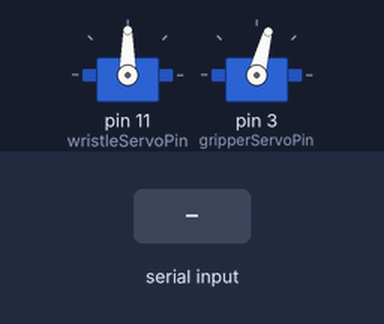
Bench run of a sketch on a simulated Arduino Uno, built with avr-gcc and run on an emulated ATmega328P. Shown: 2 × servo. The test bench sets the inputs (shaded band). What the sketch prints to the serial monitor is not drawn.

Above: at 1.2 s.
1.3 s: "1 1\n" received over Serial
At 2.2 s:
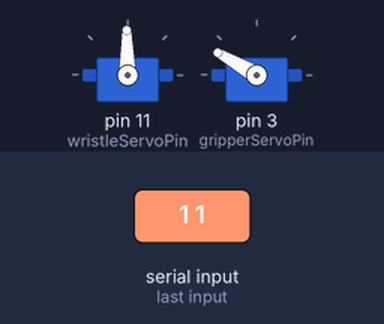
2.8 s: "90 45\n" received over Serial
At 3.3 s:
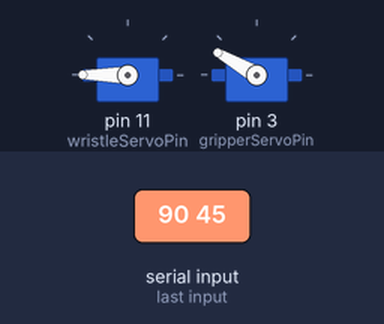
4.3 s: "30 150\n" received over Serial
At 5.5 s:
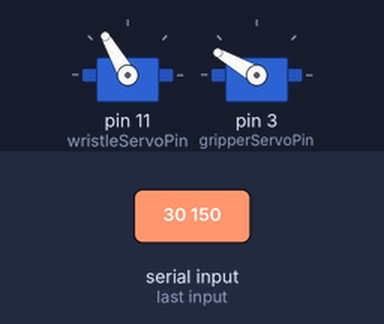
5.8 s: "1 150\n" received over Serial
At 6.8 s:
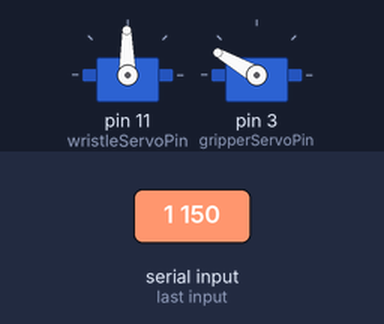
Timing chart, 0 to 8.3 s (numbered marks = the images above; inputs shaded):
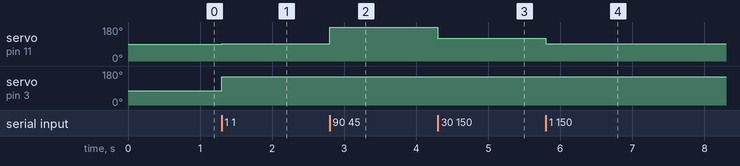

The sketch:

serial_test_wg_UNO.ino
```cpp
#include <Servo.h>

Servo wristleServo;
Servo gripperServo;

// 핀 설정
const int wristleServoPin = 11;
const int gripperServoPin = 3;

// 그리퍼 서보 각도 설정
const int ANGLE_GRIPPER_OPEN   = 150;
const int ANGLE_GRIPPER_CLOSED = 75;

void setup() {
  Serial.begin(115200);            // Mega와 통신

  wristleServo.attach(wristleServoPin);
  gripperServo.attach(gripperServoPin);

  // 초기 위치
  wristleServo.write(90);                    // 손목 서보: 중앙(0°)
  gripperServo.write(ANGLE_GRIPPER_CLOSED);  // 그리퍼 서보: 닫힘(150°)

  Serial.println(F("UNO 준비 완료! 형식: \"각도(-90~90) 그리퍼_명령(0/1)\" 예) \"30 1\""));
}

void loop() {
  if (Serial.available()) {
    String input = Serial.readStringUntil('\n');
    input.trim();

    // 공백으로 분리
    int sep = input.indexOf(' ');
    if (sep == -1) {
      Serial.print(F("❌ 잘못된 입력: "));
      Serial.println(input);
      return;
    }

    String angleStr = input.substring(0, sep);
    String gripCmd  = input.substring(sep + 1);

    /* ---------- 손목 서보 (wristleServo) ---------- */
    int inputAngle = angleStr.toInt();
    if (inputAngle < -90 || inputAngle > 90) {
      Serial.println(F("⚠️ 손목 값은 -90 ~ 90° 사이여야 합니다!"));
    } else {
      int mappedAngle = inputAngle + 90;
      wristleServo.write(mappedAngle);
      Serial.print(F("✅ 손목 서보 이동: "));
      Serial.println(mappedAngle);
    }

    /* ---------- 그리퍼 서보 (gripperServo) ---------- */
    if (gripCmd == "1") {
      gripperServo.write(ANGLE_GRIPPER_OPEN);
      Serial.println(F("✅ 그리퍼 열림 (150°)"));
    } else if (gripCmd == "0") {
      gripperServo.write(ANGLE_GRIPPER_CLOSED);
      Serial.println(F("✅ 그리퍼 닫힘 (75°)"));
    } else {
      Serial.print(F("⚠️ 그리퍼 명령 오류: "));
      Serial.println(gripCmd);
    }

    Serial.println(F("----"));
  }
}
```

Measured:
- after the input at 1.3 s, servo on pin 11 (wristleServoPin): 90° → 91° at once; servo on pin 3 (gripperServoPin): 75° → 150° at once
- after the input at 2.8 s, servo on pin 11 (wristleServoPin): 91° → 180° at once
- after the input at 4.3 s, servo on pin 11 (wristleServoPin): 180° → 120° at once
- after the input at 5.8 s, servo on pin 11 (wristleServoPin): 120° → 91° at once
